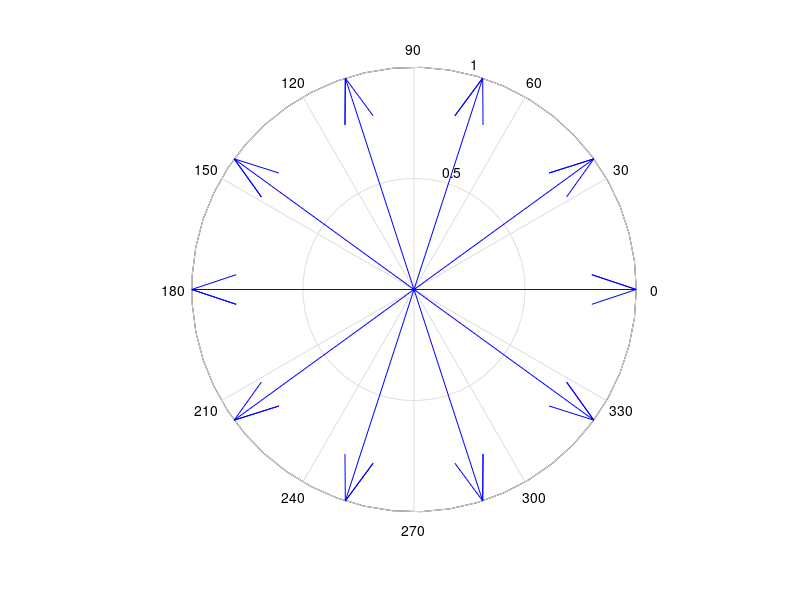

Source code (MATLAB):
close all
clear all
clc

%30Slot-22Pole-First Harmonic
M = cos(0*pi/180)
N = sin(0*pi/180)
ver = M
hor = N
figure(1)
compass(M)
hold on

M = cos(36*pi/180)
N = sin(36*pi/180)
ver = ver - M
hor = hor - N
figure(1)
compass(M, N)
hold on

M = cos(144*pi/180)
N = sin(144*pi/180)
ver = ver - M
hor = hor -N
figure(1)
compass(M, N)
hold on

M = cos(180*pi/180)
N = sin(180*pi/180)
ver = ver +M
hor = hor +N
figure(1)
compass(M, N)
hold on

M = cos(288*pi/180)
N = sin(288*pi/180)
ver = ver + M
hor = hor +N
figure(1)
compass(M, N)
hold on

M = cos(324*pi/180)
N = sin(324*pi/180)
ver = ver - M
hor = hor -N
figure(1)
compass(M, N)
hold on

M = cos(72*pi/180)
N = sin(72*pi/180)
ver = ver + M
hor = hor +N
figure(1)
compass(M, N)
hold on

M = cos(108*pi/180)
N = sin(108*pi/180)
ver = ver - M
hor = hor -N
figure(1)
compass(M, N)
hold on

M = cos(216*pi/180)
N = sin(216*pi/180)
ver = ver - M
hor = hor -N
figure(1)
compass(M, N)
hold on

M = cos(252*pi/180)
N = sin(252*pi/180)
ver = ver + M
hor = hor + N
figure(1)
compass(M, N)

mag = sqrt(hor^2 + ver^2)
w = mag/10

